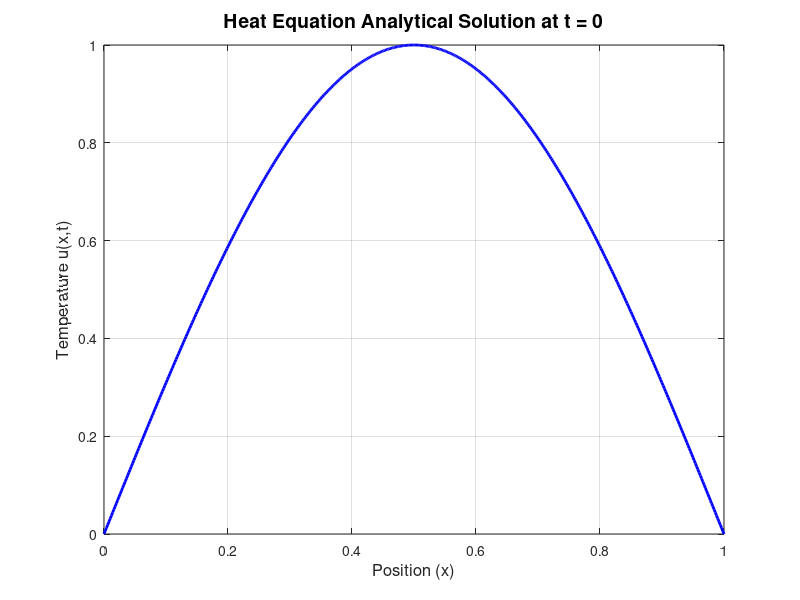
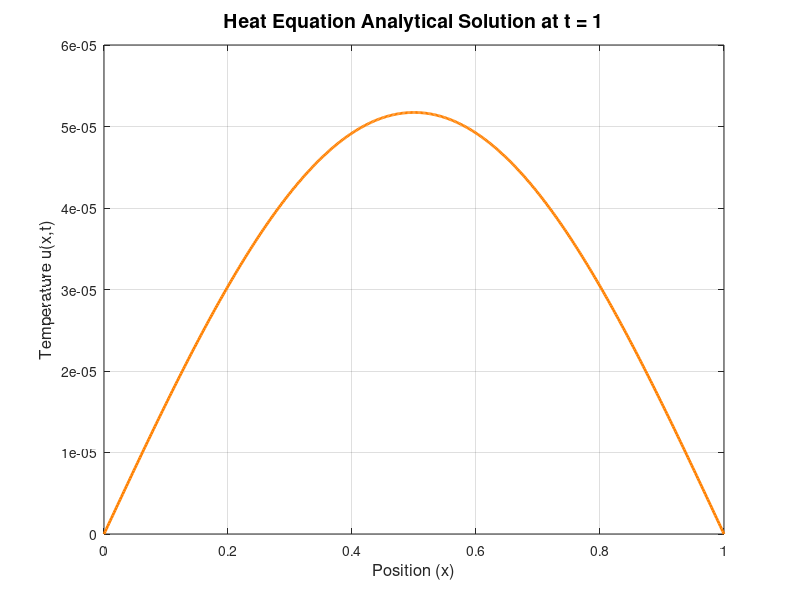
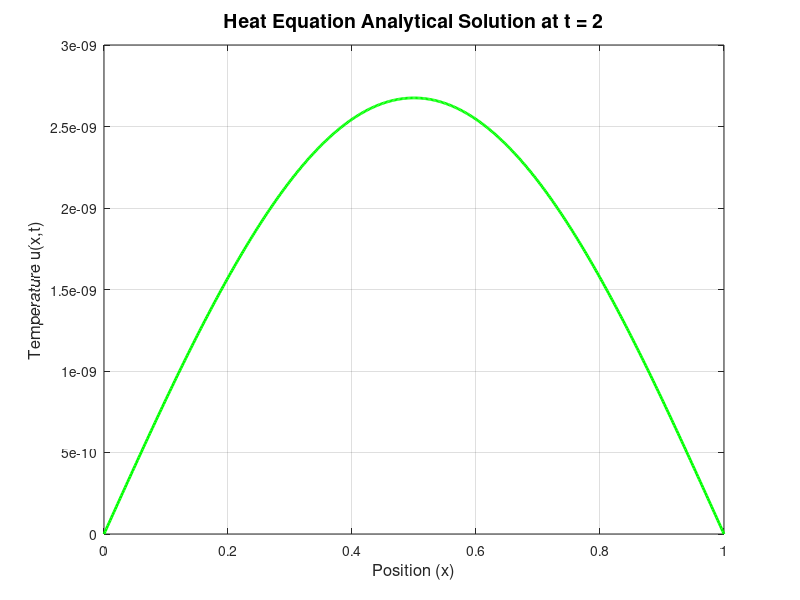
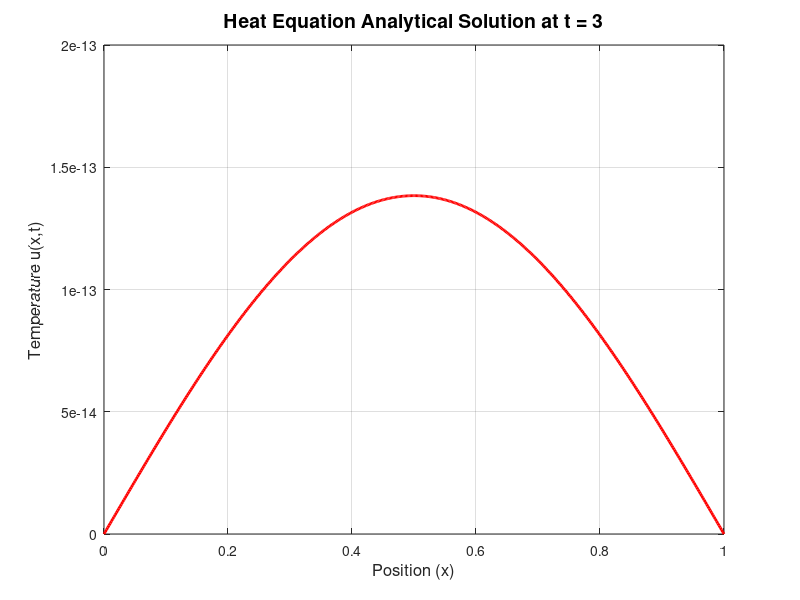

These charts were generated, in order, by the following MATLAB code:
% Parameters
k = 1;
x = linspace(0, 1, 500);

% Time levels you want to show
times = [0, 1, 2, 3];

% Colors for each individual figure
colors = {'b', [1 0.5 0], 'g', 'r'};   % blue, orange, green, red

for i = 1:length(times)
    
    t = times(i);
    u = sin(pi * x) .* exp(-k * (pi^2) * t);
    
    figure;
    plot(x, u, 'Color', colors{i}, 'LineWidth', 2);
    
    title(['Heat Equation Analytical Solution at t = ' num2str(t)], 'FontSize', 14);
    xlabel('Position (x)', 'FontSize', 12);
    ylabel('Temperature u(x,t)', 'FontSize', 12);
    
    grid on;
    
end
